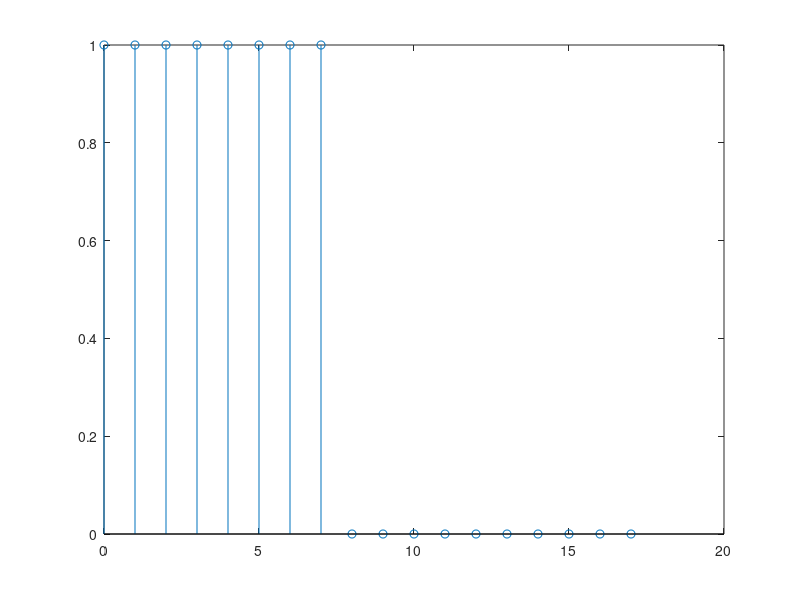

Recreate this plot in MATLAB. (Note: this script raises an error after producing the figure.)
clear all
close all
clc

% Example 4.2.3 in Text Book
% n=0:10;
% a= -0.5;
% x= a.^n;
% figure
% stem(n,x)

% Example 4.2.4 in Text Book
L= 8;
N= 10;
x= [ones(1,L),zeros(1,N)];

n=0:L+N-1;
figure
stem(n,x)

% Lab Sheet Example
% n=0:6;
% x=[4 3 2 1 2 3 4];

w=[0:500]*pi/500;
X=dtft(x,n,w);
magX=abs(X);
phaX=angle(X);

magX2= magX.^2;

%Magnitude Response
figure
subplot(2,1,1);
plot(w/pi,magX);
grid;
xlabel('Frequency in pi units');
ylabel('|X|');
title('Magnitude Response');
%Phase Response
subplot(2,1,2);
plot(w/pi,phaX);
grid;
xlabel('Frequency in pi units');

%% Impulse, H(z) pole zero and use freqz command
clear all
close all
clc

b=(1/3)*[1 1 1];
a= 1;

figure
impz(b,a)%impulse

figure
zplane(b,a)%H(z) for pole zero

N= 500;
[H,w]= freqz(b,a,N);%z-transformation dig filter representation in freq domain

figure
plot(w,abs(H))
grid;
xlabel('Frequency in pi units');
ylabel('|X|');
title('Magnitude Response');

%% Application of filtering:
% 
% clear all
% close all
% clc
% 
% load train
% 
% Ly= length(y);
% 
% sound(y)
% 
% noise= randn(Ly,1);
% 
% noisy_y= y+noise;
% 
% 
% figure
% plot(y)
% hold on
% plot(noisy_y,'r')
% 
% sound(noisy_y)
% pause(5)
% 
% b=[1];
% a=[1 -0.5];
% 
% x= filter(b,a,noisy_y);
% sound(x)
